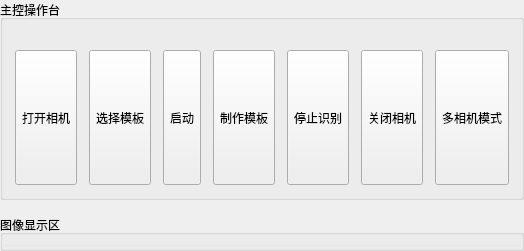
    <widget class="QWidget" name="leftPanel" native="true">
     <property name="sizePolicy">
      <sizepolicy hsizetype="Expanding" vsizetype="Expanding">
       <horstretch>60</horstretch>
       <verstretch>0</verstretch>
      </sizepolicy>
     </property>
     <layout class="QVBoxLayout" name="verticalLayout_Left">
      <property name="spacing">
       <number>15</number>
      </property>
      <property name="leftMargin">
       <number>0</number>
      </property>
      <property name="topMargin">
       <number>0</number>
      </property>
      <property name="rightMargin">
       <number>0</number>
      </property>
      <property name="bottomMargin">
       <number>0</number>
      </property>
      <item>
       <widget class="QGroupBox" name="topControlPanel">
        <property name="sizePolicy">
         <sizepolicy hsizetype="Expanding" vsizetype="Expanding">
          <horstretch>0</horstretch>
          <verstretch>0</verstretch>
         </sizepolicy>
        </property>
        <property name="minimumSize">
         <size>
          <width>0</width>
          <height>200</height>
         </size>
        </property>
        <property name="maximumSize">
         <size>
          <width>16777215</width>
          <height>200</height>
         </size>
        </property>
        <property name="title">
         <string>主控操作台</string>
        </property>
        <layout class="QHBoxLayout" name="horizontalLayout_Btns">
         <property name="spacing">
          <number>12</number>
         </property>
         <property name="leftMargin">
          <number>12</number>
         </property>
         <property name="topMargin">
          <number>30</number>
         </property>
         <property name="rightMargin">
          <number>12</number>
         </property>
         <property name="bottomMargin">
          <number>12</number>
         </property>
         <item>
          <widget class="QToolButton" name="HandwareDetect">
           <property name="sizePolicy">
            <sizepolicy hsizetype="Expanding" vsizetype="Expanding">
             <horstretch>0</horstretch>
             <verstretch>0</verstretch>
            </sizepolicy>
           </property>
           <property name="minimumSize">
            <size>
             <width>0</width>
             <height>85</height>
            </size>
           </property>
           <property name="text">
            <string>打开相机</string>
           </property>
           <property name="icon">
            <iconset resource="image/image.qrc">
             <normaloff>:/Img_Icon_camera3.ico</normaloff>:/Img_Icon_camera3.ico</iconset>
           </property>
           <property name="iconSize">
            <size>
             <width>48</width>
             <height>48</height>
            </size>
           </property>
           <property name="toolButtonStyle">
            <enum>Qt::ToolButtonTextUnderIcon</enum>
           </property>
          </widget>
         </item>
         <item>
          <widget class="QToolButton" name="pushButton_4">
           <property name="sizePolicy">
            <sizepolicy hsizetype="Expanding" vsizetype="Expanding">
             <horstretch>0</horstretch>
             <verstretch>0</verstretch>
            </sizepolicy>
           </property>
           <property name="minimumSize">
            <size>
             <width>0</width>
             <height>85</height>
            </size>
           </property>
           <property name="text">
            <string>选择模板</string>
           </property>
           <property name="icon">
            <iconset resource="image/image.qrc">
             <normaloff>:/3.png</normaloff>:/3.png</iconset>
           </property>
           <property name="iconSize">
            <size>
             <width>48</width>
             <height>48</height>
            </size>
           </property>
           <property name="toolButtonStyle">
            <enum>Qt::ToolButtonTextUnderIcon</enum>
           </property>
          </widget>
         </item>
         <item>
          <widget class="QToolButton" name="plcbtn">
           <property name="sizePolicy">
            <sizepolicy hsizetype="Expanding" vsizetype="Expanding">
             <horstretch>0</horstretch>
             <verstretch>0</verstretch>
            </sizepolicy>
           </property>
           <property name="minimumSize">
            <size>
             <width>0</width>
             <height>85</height>
            </size>
           </property>
           <property name="text">
            <string>启动</string>
           </property>
           <property name="icon">
            <iconset resource="image/image.qrc">
             <normaloff>:/13.png</normaloff>:/13.png</iconset>
           </property>
           <property name="iconSize">
            <size>
             <width>48</width>
             <height>48</height>
            </size>
           </property>
           <property name="toolButtonStyle">
            <enum>Qt::ToolButtonTextUnderIcon</enum>
           </property>
          </widget>
         </item>
         <item>
          <widget class="QToolButton" name="VideoShoot">
           <property name="sizePolicy">
            <sizepolicy hsizetype="Expanding" vsizetype="Expanding">
             <horstretch>0</horstretch>
             <verstretch>0</verstretch>
            </sizepolicy>
           </property>
           <property name="minimumSize">
            <size>
             <width>0</width>
             <height>85</height>
            </size>
           </property>
           <property name="text">
            <string>制作模板</string>
           </property>
           <property name="icon">
            <iconset resource="image/image.qrc">
             <normaloff>:/11.png</normaloff>:/11.png</iconset>
           </property>
           <property name="iconSize">
            <size>
             <width>48</width>
             <height>48</height>
            </size>
           </property>
           <property name="toolButtonStyle">
            <enum>Qt::ToolButtonTextUnderIcon</enum>
           </property>
          </widget>
         </item>
         <item>
          <widget class="QToolButton" name="cancel">
           <property name="sizePolicy">
            <sizepolicy hsizetype="Expanding" vsizetype="Expanding">
             <horstretch>0</horstretch>
             <verstretch>0</verstretch>
            </sizepolicy>
           </property>
           <property name="minimumSize">
            <size>
             <width>0</width>
             <height>85</height>
            </size>
           </property>
           <property name="text">
            <string>停止识别</string>
           </property>
           <property name="icon">
            <iconset resource="image/image.qrc">
             <normaloff>:/close.png</normaloff>:/close.png</iconset>
           </property>
           <property name="iconSize">
            <size>
             <width>48</width>
             <height>48</height>
            </size>
           </property>
           <property name="toolButtonStyle">
            <enum>Qt::ToolButtonTextUnderIcon</enum>
           </property>
          </widget>
         </item>
         <item>
          <widget class="QToolButton" name="CloseCamera">
           <property name="sizePolicy">
            <sizepolicy hsizetype="Expanding" vsizetype="Expanding">
             <horstretch>0</horstretch>
             <verstretch>0</verstretch>
            </sizepolicy>
           </property>
           <property name="minimumSize">
            <size>
             <width>0</width>
             <height>85</height>
            </size>
           </property>
           <property name="text">
            <string>关闭相机</string>
           </property>
           <property name="icon">
            <iconset resource="image/image.qrc">
             <normaloff>:/1.png</normaloff>:/1.png</iconset>
           </property>
           <property name="iconSize">
            <size>
             <width>48</width>
             <height>48</height>
            </size>
           </property>
           <property name="toolButtonStyle">
            <enum>Qt::ToolButtonTextUnderIcon</enum>
           </property>
          </widget>
         </item>
         <item>
          <widget class="QToolButton" name="MultiCameraMode">
           <property name="sizePolicy">
            <sizepolicy hsizetype="Expanding" vsizetype="Expanding">
             <horstretch>0</horstretch>
             <verstretch>0</verstretch>
            </sizepolicy>
           </property>
           <property name="minimumSize">
            <size>
             <width>0</width>
             <height>85</height>
            </size>
           </property>
           <property name="text">
            <string>多相机模式</string>
           </property>
           <property name="icon">
            <iconset resource="image/image.qrc">
             <normaloff>:/Img_Icon_camera3.ico</normaloff>:/Img_Icon_camera3.ico</iconset>
           </property>
           <property name="iconSize">
            <size>
             <width>48</width>
             <height>48</height>
            </size>
           </property>
           <property name="toolButtonStyle">
            <enum>Qt::ToolButtonTextUnderIcon</enum>
           </property>
          </widget>
         </item>
        </layout>
       </widget>
      </item>
      <item>
       <widget class="QGroupBox" name="imagedisplayBox">
        <property name="sizePolicy">
         <sizepolicy hsizetype="Expanding" vsizetype="Expanding">
          <horstretch>0</horstretch>
          <verstretch>0</verstretch>
         </sizepolicy>
        </property>
        <property name="title">
         <string>图像显示区</string>
        </property>
        <layout class="QVBoxLayout" name="verticalLayout_InnerImg">
         <property name="spacing">
          <number>0</number>
         </property>
         <property name="leftMargin">
          <number>2</number>
         </property>
         <property name="topMargin">
          <number>10</number>
         </property>
         <property name="rightMargin">
          <number>2</number>
         </property>
         <property name="bottomMargin">
          <number>2</number>
         </property>
         <item>
          <widget class="ImageLabel" name="image_undetected">
           <property name="sizePolicy">
            <sizepolicy hsizetype="Ignored" vsizetype="Ignored">
             <horstretch>0</horstretch>
             <verstretch>0</verstretch>
            </sizepolicy>
           </property>
           <property name="minimumSize">
            <size>
             <width>1</width>
             <height>1</height>
            </size>
           </property>
           <property name="maximumSize">
            <size>
             <width>16777215</width>
             <height>16777215</height>
            </size>
           </property>
           <property name="styleSheet">
            <string notr="true">background-color: #e3e6eb; color: #aab0b7; font-size: 24px; font-weight: bold;</string>
           </property>
           <property name="text">
            <string/>
           </property>
           <property name="scaledContents">
            <bool>true</bool>
           </property>
           <property name="alignment">
            <set>Qt::AlignCenter</set>
           </property>
          </widget>
         </item>
        </layout>
       </widget>
      </item>
     </layout>
    </widget>
